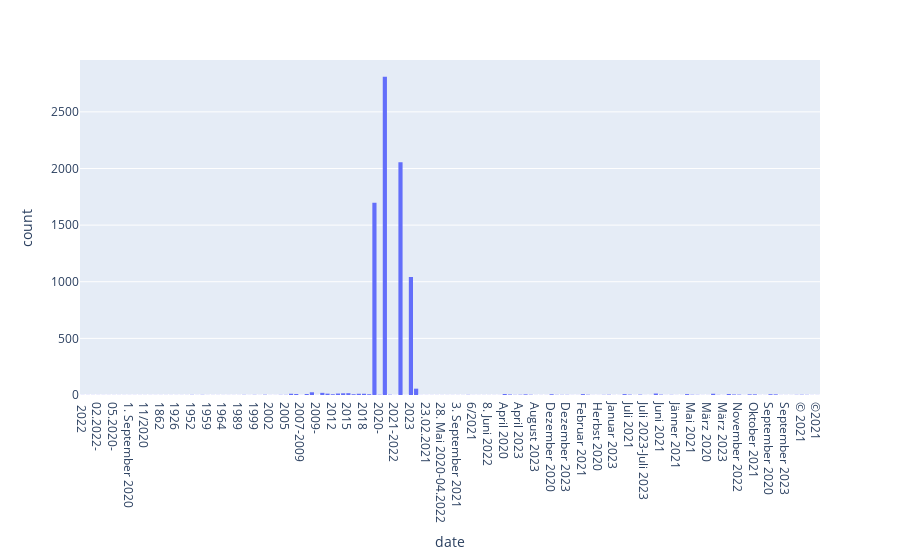

Notebook source saved alongside this figure:
### Code cell
fig2 = px.histogram(df, x="date", barmode='group')
fig2.update_layout(barmode='stack', xaxis={'categoryorder':'category ascending'})
fig2.show()

### Figure 1 — Plotly figure (JSON) as saved in the notebook; plotly's stock layout.template omitted (floating-point values rounded to 4 significant figures; data arrays with more than 128 entries replaced by an {"elided": "..."} marker saying what was removed)
{"data": [{"alignmentgroup": "True", "bingroup": "x", "hovertemplate": "date=%{x}<br>count=%{y}<extra></extra>", "legendgroup": "", "marker": {"color": "#636efa", "pattern": {"shape": ""}}, "name": "", "offsetgroup": "", "orientation": "v", "showlegend": false, "type": "histogram", "x": {"elided": "8100 str values"}, "xaxis": "x", "yaxis": "y"}], "layout": {"autosize": true, "barmode": "stack", "legend": {"tracegroupgap": 0}, "margin": {"t": 60}, "xaxis": {"anchor": "y", "autorange": true, "categoryorder": "category ascending", "domain": [0, 1], "range": [-0.5, 141.5], "title": {"text": "date"}, "type": "category"}, "yaxis": {"anchor": "x", "autorange": true, "domain": [0, 1], "range": [0, 2958.0], "title": {"text": "count"}}}}
